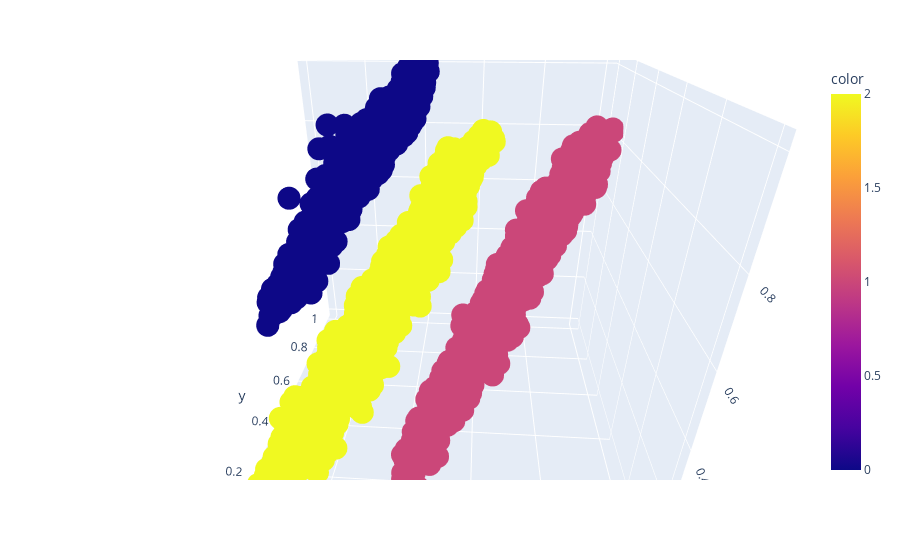

Source (notebook cell):
### Code cell
fig = px.scatter_3d(dataset, dataset[labels != -1][:, 0], dataset[labels != -1][:, 1], dataset[labels != -1][:, 1], color = dataset_df['color'])
fig.show()

### Figure 1 — Plotly figure (JSON) as saved in the notebook; plotly's stock layout.template omitted (floating-point values rounded to 4 significant figures; data arrays with more than 128 entries replaced by an {"elided": "..."} marker saying what was removed)
{"data": [{"hovertemplate": "x=%{x}<br>y=%{y}<br>z=%{z}<br>color=%{marker.color}<extra></extra>", "legendgroup": "", "marker": {"color": {"elided": "5710 int values"}, "coloraxis": "coloraxis", "symbol": "circle"}, "mode": "markers", "name": "", "scene": "scene", "showlegend": false, "type": "scatter3d", "x": {"elided": "5710 float values"}, "y": {"elided": "5710 float values"}, "z": {"elided": "5710 float values"}}], "layout": {"autosize": true, "coloraxis": {"colorbar": {"title": {"text": "color"}}, "colorscale": [[0, "#0d0887"], [0.1111, "#46039f"], [0.2222, "#7201a8"], [0.3333, "#9c179e"], [0.4444, "#bd3786"], [0.5556, "#d8576b"], [0.6667, "#ed7953"], [0.7778, "#fb9f3a"], [0.8889, "#fdca26"], [1, "#f0f921"]]}, "legend": {"tracegroupgap": 0}, "margin": {"t": 60}, "scene": {"aspectmode": "auto", "aspectratio": {"x": 1, "y": 1, "z": 1}, "camera": {"center": {"x": 0, "y": 0, "z": 0}, "eye": {"x": 0.08369, "y": -1.204, "z": 0.6556}, "projection": {"type": "perspective"}, "up": {"x": 0, "y": 0, "z": 1}}, "domain": {"x": [0, 1], "y": [0, 1]}, "xaxis": {"title": {"text": "x"}, "type": "linear"}, "yaxis": {"title": {"text": "y"}, "type": "linear"}, "zaxis": {"title": {"text": "z"}, "type": "linear"}}}}
